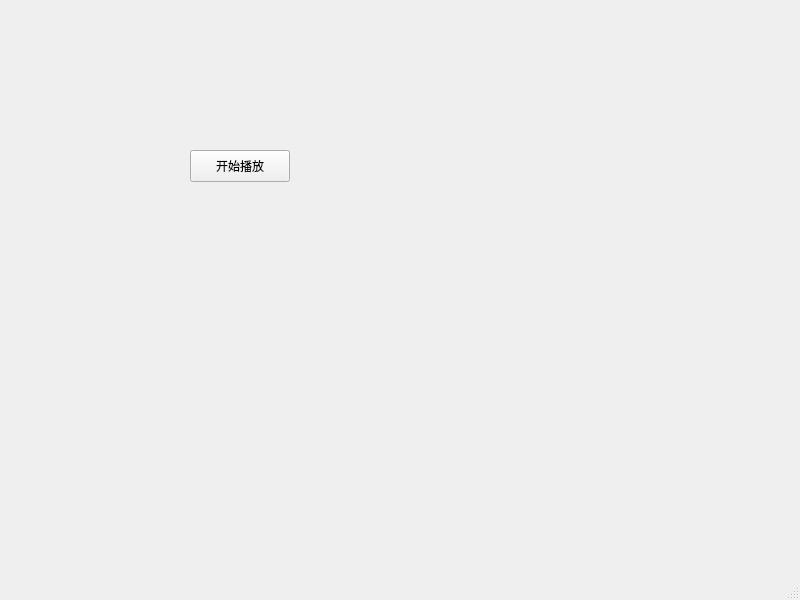
<?xml version="1.0" encoding="UTF-8"?>
<ui version="4.0">
 <class>MainWindow</class>
 <widget class="QMainWindow" name="MainWindow">
  <property name="geometry">
   <rect>
    <x>0</x>
    <y>0</y>
    <width>800</width>
    <height>600</height>
   </rect>
  </property>
  <property name="windowTitle">
   <string>MainWindow</string>
  </property>
  <widget class="QWidget" name="centralwidget">
   <widget class="QPushButton" name="startPlayButton">
    <property name="geometry">
     <rect>
      <x>190</x>
      <y>150</y>
      <width>100</width>
      <height>32</height>
     </rect>
    </property>
    <property name="text">
     <string>开始播放</string>
    </property>
   </widget>
  </widget>
  <widget class="QMenuBar" name="menubar">
   <property name="geometry">
    <rect>
     <x>0</x>
     <y>0</y>
     <width>800</width>
     <height>24</height>
    </rect>
   </property>
  </widget>
  <widget class="QStatusBar" name="statusbar"/>
 </widget>
 <resources/>
 <connections/>
</ui>
